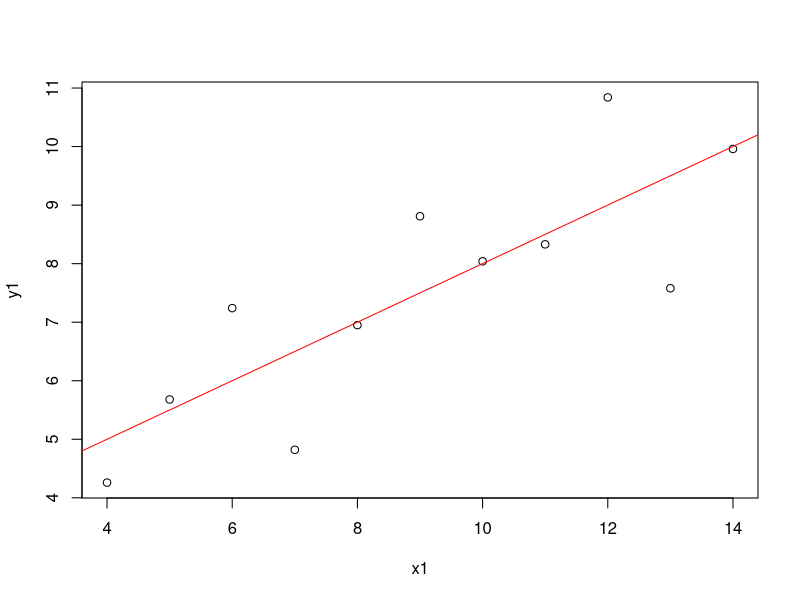

Here is the R script that generated this plot:
## ---- chunk 1
#使用範例資料
data(anscombe)
#使用資料中x1,y1變數畫出點散布圖
plot(y1 ~ x1, data = anscombe)
#建立回歸模型並assign到lmfit變數中
lmfit <- lm(y1~x1, data=anscombe) 
#在點散佈圖上加上迴歸線
abline(lmfit, col="red")
## ---- chunk 2
#文件查詢
help(package="base")
?base::sum
?sum
help.search("sum")
??sum

#範例演釋
demo()
#使用內建資料集
data()
#看現有變數
ls()
#移除變數
rm()

x = c(1,2,3)
#查看資料型態
class(x)
#查看資料結構
str(x)
## ---- chunk 3
3+8
3-8
3*8
3/8
1/0
11%%2
3<4
2==5
T == TRUE
## ---- chunk 4
a = 3
a <- 3 # ( alt + - )
assign("a",3)

a / 2
a = a / 2
a
## ---- chunk 5
character(5)  ## character vector of length 5
numeric(5)
logical(5)
x = c(1,2,3,7)
y= c(2,3,5,1)
x+y
x*y
x-y
x/y

x = c(1,2,3,7)
x + 10
x + c(10)
x + c(1,2)
x + c(1,2,1,2)

x == c(1,99,3,4)

c(1,2,3)
c(2,T,3+0i,"one")
c(2,T,3+0i)
c(c(1,2,3,4),c(5))

x = c(1,2,3,4,NA)
is.na(x)
sum(x)
sum(x, na.rm=T)

height_vec = c(180,169,173)
height_vec
names(height_vec) = c("Brian", "Toby", "Sherry")
height_vec

name_vec = c("Brian", "Toby", "Sherry")
names(height_vec) = name_vec
height_vec > 175
height_vec / 100
height_vec > 175 | height_vec < 170
height_vec < 175 & height_vec > 170

#R 的index從1開始
height_vec[c(1)] #index
height_vec['Brian'] #element name
height_vec[height_vec > 175] #condition (boolean vector)

## ---- chunk 6
1:20
seq(1,20)
20:1
?seq
seq(from=1,to=20,by=2)
seq(from=1,to=20,length=2)

rep(1,5)
?rep
rep(x=c(1,2), times=5)
rep(x=c(1,2), times=c(1,2))
rep(x=c(1,2), each=5)
rep_len(x=c(1,2),length.out = 5)

paste("the","big","bang","theory")
paste("big","bang",sep="-")
length(paste("the","big","bang","theory"))

paste("big","bang",sep="")
paste("big","bang",sep=";")
paste(c("big","bang"),1:2)
paste(c("big","bang"),1:2,collapse = "+" )
length(paste(c("big","bang"),1:4,collapse = "+" ))
## ---- chunk 7
matrix(1:9, byrow=TRUE, nrow=3)
matrix(1:9, nrow=3)
kevin = c(85,73)
marry = c(72,64)
jerry = c(59,66)
mat = matrix(c(kevin, marry, jerry), nrow=3, byrow= TRUE)
colnames(mat) = c('first', 'second')
rownames(mat) = c('kevin', 'marry', 'jerry')
mat

#取得矩陣維度
dim(mat)
#取得矩陣列數
nrow(mat)
#取得矩陣欄數
ncol(mat)
#矩陣轉置(transpose)
t(mat)

#取第一列
mat[1,]
#取第一行
mat[,1]
#取第一、二列
mat[1:2,]

#取kevin和jerry成績
mat[c('kevin','jerry'),]
#取kevin和jerry成績的第一次考試成績
mat[c('kevin','jerry'),'first']

#取得第一次考試成績不及格的人
mat[mat[,1] < 60,'first']

rowSums(mat)
colSums(mat)

rowMeans(mat)
colMeans(mat)

#新增列與行
mat2 = rbind(mat, c(78,63))
rownames(mat2)[nrow(mat2)] = 'sam'
mat2

mat3 = cbind(mat2,c(82,77,70,64))
colnames(mat3)[ncol(mat3)] = 'third'
mat3

rowMeans(mat3)
colMeans(mat3)


# arithmetic
m1 = matrix(1:4, byrow=TRUE, nrow=2)
m2 = matrix(5:8, byrow=TRUE, nrow=2)

m1 + m2
m1 - m2
m1 * m2
m1 / m2

m1 %*% m2

## ---- chunk 8
# syntax
weather= c("sunny","rainy", "cloudy", "rainy", "cloudy")
weather_category = factor(weather)
weather_category
class(weather)
class(weather_category)
# order
temperature = c("Low", "High", "High", "Medium", "Low", "Medium")
temperature_category = factor(temperature, order = TRUE, levels = c("Low", "Medium", "High"))
temperature_category
temperature_category[3] > temperature_category[1]
temperature_category[4] > temperature_category[3]

# change levels name
weather= c("s","r", "c", "r", "c")
weather_factor = factor(weather)
levels(weather_factor) = c("cloudy","rainy","sunny")
weather_factor
## ---- chunk 9
name <- c("Joe", "Bob", "Vicky")
age <- c(28, 26, 34)
gender <- c("Male","Male","Female")
df <- data.frame(name, age, gender)
class(df)
str(df)

data(iris)
head(iris)
tail(iris)
tail(iris, 10)
str(iris)

#取前三列資料
iris[1:3,]
#取前三列第一行的資料
iris[1:3,1]
#取前三列Sepal.Length欄位的資料
iris[1:3,"Sepal.Length"]
head(iris[,1:2])
iris$"Sepal.Length"[1:3]

#取前五筆包含length 及 width 的資料
Five.Sepal.iris = iris[1:5, c("Sepal.Length","Sepal.Width")]
#可以用條件做篩選
setosa.data = iris[iris$Species=="setosa",1:5]
str(setosa.data)

#使用which 做資料篩選
which(iris$Species=="setosa")

#merge進行資料合併
flower.type = data.frame(Species = "setosa", Flower = "iris")
merge(flower.type, iris[1:3,], by ="Species")

df1 = data.frame(CustomerId = c(1:6), Product = c(rep("Toaster", 3), rep("Radio", 3)))
df2 = data.frame(CustomerId = c(2, 4, 6), State = c(rep("Alabama", 2), rep("Ohio", 1)))

#Inner join:
merge(x = df1, y= df2, by="CustomerId")

#Outer join: 
merge(x = df1, y = df2, by = "CustomerId", all = TRUE)

#Left outer: 
merge(x = df1, y = df2, by = "CustomerId", all.x = TRUE)

#Right outer: 
merge(x = df1, y = df2, by = "CustomerId", all.y = TRUE)

#Cross join: 
merge(x = df1, y = df2, by = NULL)

#用order做資料排序
iris[order(iris$Sepal.Length, decreasing = TRUE),]

sort(iris$Sepal.Length, decreasing = TRUE)

#資料轉換
iris$Species_new = ifelse(iris$Species == c("setosa"), "IsSetosa","Notsetosa")
iris$Species_new
## ---- chunk 10
# getwd()
setwd('~/lecture/riii')
# setwd("__your_working_directory_path__")
tw2330 = read.csv("data/2330.csv", header=TRUE)
test.data = read.table("data/match.txt" ,header = FALSE, sep="|")

#table
write.table(test.data, file = "data/test.txt" , sep = " ")
#csv
write.csv(test.data, file = "data/test.csv")
## ---- chunk 11
item= list(thing='hat',size=8.25)
item$thing
item$size

flower= list(title="iris dataset", data= iris)
class(flower)
class(flower$data)
flower$data[1,"Sepal.Width"]
## ---- chunk 12
x=5;
if(x>3){
  print
  ("x > 3");
}else{
  print
  ("x <= 3");
}

if(x>3) print("x > 3") else print("x <= 3")

test = ifelse(x>3,"x > 3","x <= 3")
test

x=5;
if(x>3){
  print ("x > 3");
} else if (x ==3){
  print ("x == 3");
}else{
  print
  ("x <= 3");
}

switch(2,print("aaa"),print("bbb"),print("ccc"))
switch("third",first=print("aaa"),second=print("bbb"),third=print("ccc"))

for(i in 1:10){
  print(i);
}

sum=0
for(i in 1:100){
  sum= sum+ i;
}
sum

sum(1:100)


sum = 0;
cnt = 0;
while(cnt <= 100){
  sum = sum + cnt;
  cnt = cnt + 1;
}
sum

mat = matrix(1:9, byrow=TRUE, nrow=3)
for(i in 1:nrow(mat)){
  for(j in 1:ncol(mat)){
    print(mat[i,j])
  }
}

for(i in seq_len(nrow(mat))) {
  for(j in seq_len(ncol(mat))) { 
    print(mat[i, j])
  }
}
## ---- chunk 13
f = function(a){
    a+3
}
f(3)

f1 = function(a = 3) {
    return(a+3)
}
f1()

f2 = function(a, b = 2, c = NULL) {
   return(b + 1)
}
f2()

b = 3
f3 = function(a) {
    b = 2
    return(b)
}
f3()

f4 = function(a,b){
    if(a > 3){
       a = 100;
    }
    return(a + b);
}
f4(4,1)
## ---- chunk 14
x = list(c(1,2,3,4), c(5,6,7,8))
lapply(x, sum)

m1 = matrix(1:4, byrow=TRUE, nrow=2)
m2 = matrix(5:8, byrow=TRUE, nrow=2)
li = list(m1, m2)
lapply(li, mean)

grades =list(kevin = c(80,60,92), marry = c(56,75,64,84,56), QOO = c(10,20,3,4,10))
lapply(grades, sum)
lapply(grades, mean)
lapply(grades, function(e){list(sum = sum(e), min = min(e))})

class(lapply(grades, sum))
sapply(grades, sum)
class(sapply(grades, sum))

sapply(li, mean)
sapply(li,function(e) e[1,])

m = matrix(1:4, byrow=TRUE, nrow=2)
apply(m, 1, sum) # rowsums
apply(m, 2, sum) # colsums

rowmeans = apply(m, 1, mean)
colmeans = apply(m, 2, mean)

x = c(80,70,59,88,72,57)
t = c(1,1,2,1,1,2)
tapply(x,t, mean)

data(iris)

tapply(iris$Sepal.Length, iris$Species, mean)

